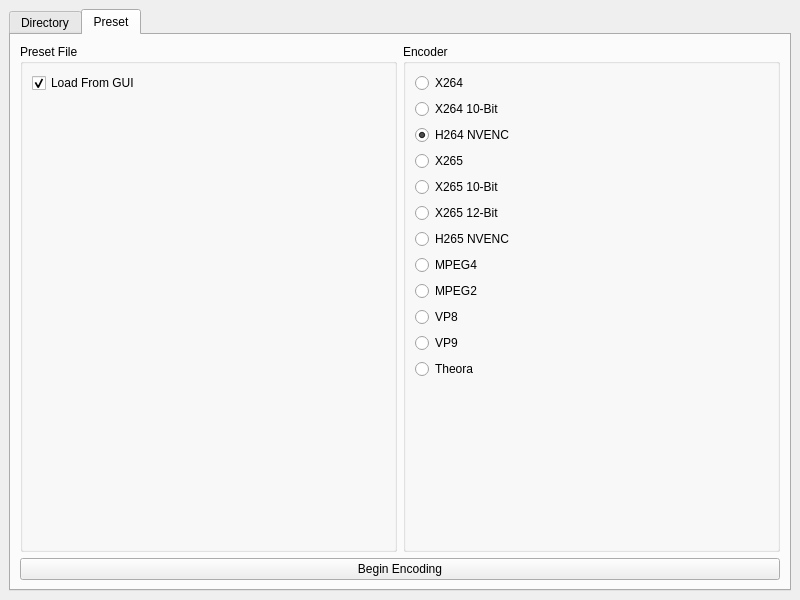
<?xml version="1.0" encoding="UTF-8"?>
<ui version="4.0">
 <class>MainWindow</class>
 <widget class="QMainWindow" name="MainWindow">
  <property name="geometry">
   <rect>
    <x>0</x>
    <y>0</y>
    <width>800</width>
    <height>600</height>
   </rect>
  </property>
  <property name="windowTitle">
   <string>MainWindow</string>
  </property>
  <widget class="QWidget" name="centralwidget">
   <layout class="QGridLayout" name="gridLayout">
    <item row="0" column="0" colspan="2">
     <widget class="QTabWidget" name="tabWidget">
      <property name="tabPosition">
       <enum>QTabWidget::North</enum>
      </property>
      <property name="currentIndex">
       <number>1</number>
      </property>
      <property name="elideMode">
       <enum>Qt::ElideLeft</enum>
      </property>
      <property name="usesScrollButtons">
       <bool>false</bool>
      </property>
      <property name="documentMode">
       <bool>false</bool>
      </property>
      <property name="tabsClosable">
       <bool>false</bool>
      </property>
      <property name="movable">
       <bool>false</bool>
      </property>
      <property name="tabBarAutoHide">
       <bool>false</bool>
      </property>
      <widget class="QWidget" name="tab">
       <attribute name="title">
        <string>Directory</string>
       </attribute>
       <layout class="QGridLayout" name="gridLayout_4">
        <item row="0" column="0">
         <widget class="QGroupBox" name="groupBox">
          <property name="sizePolicy">
           <sizepolicy hsizetype="Expanding" vsizetype="Preferred">
            <horstretch>0</horstretch>
            <verstretch>0</verstretch>
           </sizepolicy>
          </property>
          <property name="title">
           <string>Select A Directory</string>
          </property>
          <layout class="QGridLayout" name="gridLayout_2">
           <item row="1" column="0" colspan="2">
            <widget class="QListWidget" name="movies_list"/>
           </item>
           <item row="0" column="1">
            <widget class="QPushButton" name="browse_directories_button">
             <property name="sizePolicy">
              <sizepolicy hsizetype="Maximum" vsizetype="Fixed">
               <horstretch>0</horstretch>
               <verstretch>0</verstretch>
              </sizepolicy>
             </property>
             <property name="text">
              <string>Browse</string>
             </property>
            </widget>
           </item>
           <item row="0" column="0">
            <widget class="QLineEdit" name="directory_path">
             <property name="sizePolicy">
              <sizepolicy hsizetype="Expanding" vsizetype="Fixed">
               <horstretch>0</horstretch>
               <verstretch>0</verstretch>
              </sizepolicy>
             </property>
             <property name="readOnly">
              <bool>true</bool>
             </property>
            </widget>
           </item>
          </layout>
         </widget>
        </item>
        <item row="0" column="1">
         <widget class="QGroupBox" name="groupBox_2">
          <property name="sizePolicy">
           <sizepolicy hsizetype="Expanding" vsizetype="Preferred">
            <horstretch>0</horstretch>
            <verstretch>0</verstretch>
           </sizepolicy>
          </property>
          <property name="title">
           <string>File Extensions</string>
          </property>
          <layout class="QGridLayout" name="gridLayout_3">
           <item row="1" column="0" colspan="4">
            <widget class="QListWidget" name="file_extensions_table">
             <item>
              <property name="text">
               <string>txt</string>
              </property>
             </item>
             <item>
              <property name="text">
               <string>srt</string>
              </property>
             </item>
             <item>
              <property name="text">
               <string>jpg</string>
              </property>
             </item>
             <item>
              <property name="text">
               <string>png</string>
              </property>
             </item>
            </widget>
           </item>
           <item row="0" column="1">
            <widget class="QRadioButton" name="whitelist">
             <property name="enabled">
              <bool>false</bool>
             </property>
             <property name="text">
              <string>Whitelist</string>
             </property>
            </widget>
           </item>
           <item row="0" column="2">
            <widget class="QLineEdit" name="file_extension">
             <property name="placeholderText">
              <string>ex: txt, png, tif</string>
             </property>
            </widget>
           </item>
           <item row="0" column="0">
            <widget class="QRadioButton" name="blacklist">
             <property name="text">
              <string>Blacklist</string>
             </property>
             <property name="checked">
              <bool>true</bool>
             </property>
            </widget>
           </item>
           <item row="0" column="3">
            <widget class="QPushButton" name="add_file_extension">
             <property name="text">
              <string>Add</string>
             </property>
            </widget>
           </item>
          </layout>
         </widget>
        </item>
        <item row="1" column="0" colspan="2">
         <widget class="QProgressBar" name="progress">
          <property name="value">
           <number>0</number>
          </property>
          <property name="textVisible">
           <bool>false</bool>
          </property>
         </widget>
        </item>
       </layout>
      </widget>
      <widget class="QWidget" name="tab_2">
       <attribute name="title">
        <string>Preset</string>
       </attribute>
       <layout class="QGridLayout" name="gridLayout_5">
        <item row="0" column="0">
         <widget class="QGroupBox" name="groupBox_4">
          <property name="title">
           <string>Preset File</string>
          </property>
          <layout class="QGridLayout" name="gridLayout_7">
           <item row="0" column="0">
            <widget class="QCheckBox" name="checkBox">
             <property name="text">
              <string>Load From GUI</string>
             </property>
             <property name="checked">
              <bool>true</bool>
             </property>
            </widget>
           </item>
           <item row="1" column="0">
            <spacer name="verticalSpacer_2">
             <property name="orientation">
              <enum>Qt::Vertical</enum>
             </property>
             <property name="sizeHint" stdset="0">
              <size>
               <width>20</width>
               <height>40</height>
              </size>
             </property>
            </spacer>
           </item>
          </layout>
         </widget>
        </item>
        <item row="0" column="1">
         <widget class="QGroupBox" name="groupBox_3">
          <property name="title">
           <string>Encoder</string>
          </property>
          <layout class="QGridLayout" name="gridLayout_6">
           <item row="6" column="1">
            <widget class="QRadioButton" name="radioButton_9">
             <property name="text">
              <string>H265 NVENC</string>
             </property>
            </widget>
           </item>
           <item row="9" column="1">
            <widget class="QRadioButton" name="radioButton_12">
             <property name="text">
              <string>VP8</string>
             </property>
            </widget>
           </item>
           <item row="3" column="1">
            <widget class="QRadioButton" name="radioButton_6">
             <property name="text">
              <string>X265</string>
             </property>
            </widget>
           </item>
           <item row="1" column="1">
            <widget class="QRadioButton" name="radioButton_4">
             <property name="text">
              <string>X264 10-Bit</string>
             </property>
            </widget>
           </item>
           <item row="12" column="1">
            <spacer name="verticalSpacer">
             <property name="orientation">
              <enum>Qt::Vertical</enum>
             </property>
             <property name="sizeHint" stdset="0">
              <size>
               <width>20</width>
               <height>40</height>
              </size>
             </property>
            </spacer>
           </item>
           <item row="7" column="1">
            <widget class="QRadioButton" name="radioButton_10">
             <property name="text">
              <string>MPEG4</string>
             </property>
            </widget>
           </item>
           <item row="0" column="1">
            <widget class="QRadioButton" name="radioButton_3">
             <property name="text">
              <string>X264</string>
             </property>
            </widget>
           </item>
           <item row="10" column="1">
            <widget class="QRadioButton" name="radioButton_13">
             <property name="text">
              <string>VP9</string>
             </property>
            </widget>
           </item>
           <item row="4" column="1">
            <widget class="QRadioButton" name="radioButton_7">
             <property name="text">
              <string>X265 10-Bit</string>
             </property>
            </widget>
           </item>
           <item row="2" column="1">
            <widget class="QRadioButton" name="radioButton_5">
             <property name="text">
              <string>H264 NVENC</string>
             </property>
             <property name="checked">
              <bool>true</bool>
             </property>
            </widget>
           </item>
           <item row="5" column="1">
            <widget class="QRadioButton" name="radioButton_8">
             <property name="text">
              <string>X265 12-Bit</string>
             </property>
            </widget>
           </item>
           <item row="8" column="1">
            <widget class="QRadioButton" name="radioButton_11">
             <property name="text">
              <string>MPEG2</string>
             </property>
            </widget>
           </item>
           <item row="11" column="1">
            <widget class="QRadioButton" name="radioButton_14">
             <property name="text">
              <string>Theora</string>
             </property>
            </widget>
           </item>
          </layout>
         </widget>
        </item>
        <item row="1" column="0" colspan="2">
         <widget class="QPushButton" name="begin_encoding_button">
          <property name="text">
           <string>Begin Encoding</string>
          </property>
         </widget>
        </item>
       </layout>
      </widget>
     </widget>
    </item>
   </layout>
  </widget>
 </widget>
 <resources/>
 <connections/>
</ui>
